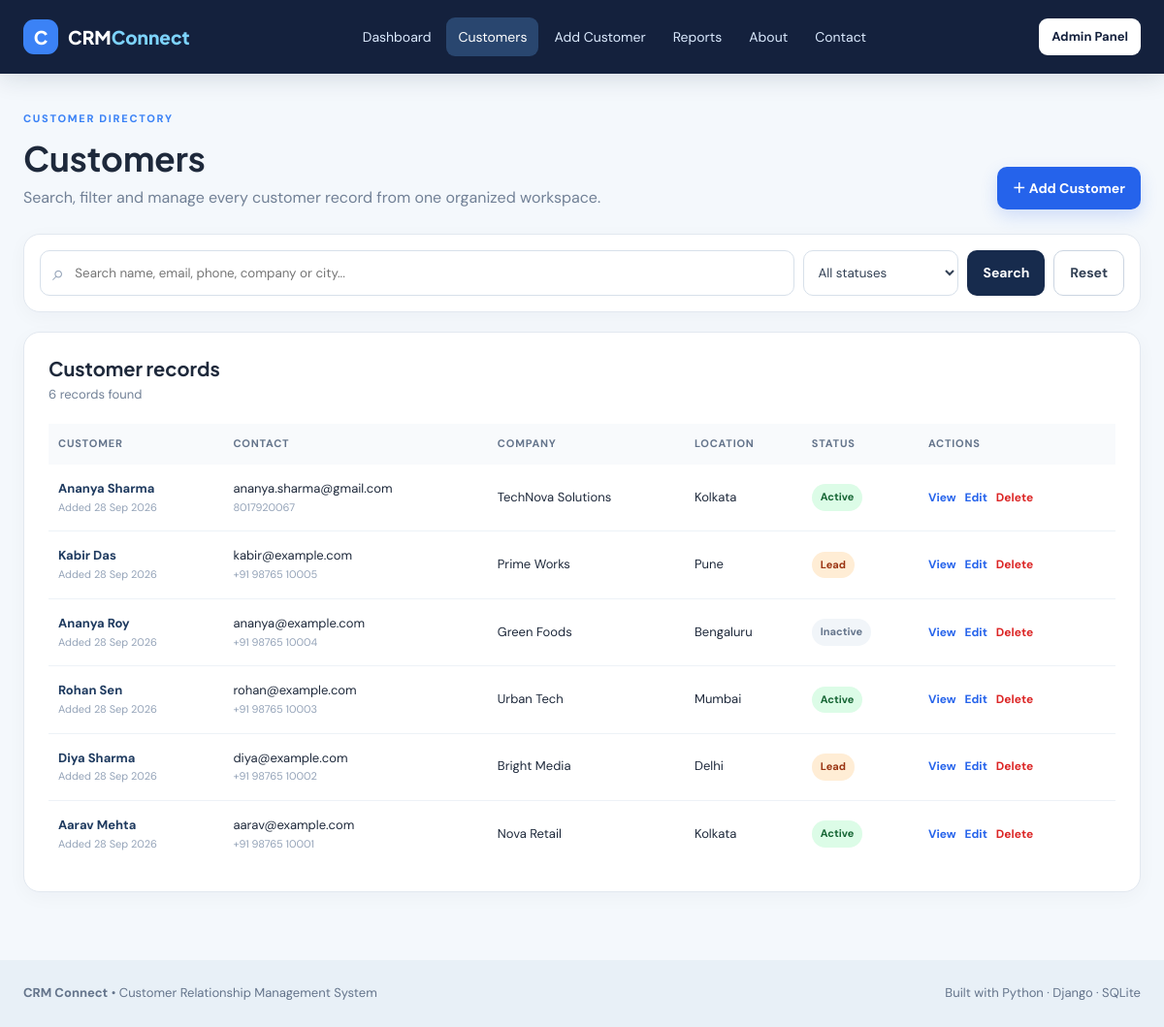
The app's page /customers/ with its own data.
### crm/models.py (models this page shows, shortened)
class Customer(models.Model):
    STATUS_CHOICES = [
        ("Active", "Active"),
        ("Lead", "Lead"),
        ("Inactive", "Inactive"),
    ]
    name = models.CharField(max_length=120)
    email = models.EmailField()
    phone = models.CharField(max_length=30)
    company = models.CharField(max_length=120, blank=True)
    address = models.TextField(blank=True)
    city = models.CharField(max_length=80, blank=True)
    status = models.CharField(max_length=20, choices=STATUS_CHOICES, default="Active")
    notes = models.TextField(blank=True)
    created_at = models.DateTimeField(auto_now_add=True)
    updated_at = models.DateTimeField(auto_now=True)
    class Meta:
        ordering = ["-created_at"]

### crm/views.py (the view, shortened to what this page needs)
# urls.py: path("customers/", views.customer_list, name="customer_list"),
def customer_list(request):
    query = request.GET.get("q", "").strip()
    status = request.GET.get("status", "").strip()
    customers = Customer.objects.all()
    if status in {"Active", "Lead", "Inactive"}:
        customers = customers.filter(status=status)
    return render(request, "customers/list.html", {
        "customers": customers,
        "query": query,
        "selected_status": status,
    })

### templates/customers/list.html (shortened to what this page needs)
{% extends "base.html" %}
{% block content %}
<div class="page-header">
  <div><p class="eyebrow">CUSTOMER DIRECTORY</p><h1>Customers</h1><p>Search, filter and manage every customer record from one organized workspace.</p></div>
  <a class="btn primary" href="{% url 'customer_create' %}">＋ Add Customer</a>
</div>
<div class="panel filter-panel">
<form method="get" class="search-form">
  <div class="search-box"><span>⌕</span><input type="text" name="q" value="{{ query }}" placeholder="Search name, email, phone, company or city..."></div>
  <select name="status"><option value="">All statuses</option></select>
  <button class="btn dark" type="submit">Search</button>
  <a class="btn outline" href="{% url 'customer_list' %}">Reset</a>
</form>
</div>
<div class="panel">
  <div class="panel-heading"><div><h2>Customer records</h2><p class="muted">{{ customers|length }} record{{ customers|length|pluralize }} found</p></div></div>
  {% if customers %}
  <div class="table-wrap"><table><thead><tr><th>Customer</th><th>Contact</th><th>Company</th><th>Location</th><th>Status</th><th>Actions</th></tr></thead><tbody>
  {% for customer in customers %}
  <tr>
    <td><a class="customer-name" href="{% url 'customer_detail' customer.pk %}">{{ customer.name }}</a><small>Added {{ customer.created_at|date:"d M Y" }}</small></td>
    <td>{{ customer.email }}<small>{{ customer.phone }}</small></td>
    <td>{{ customer.company|default:"—" }}</td><td>{{ customer.city|default:"—" }}</td>
    <td><span class="badge {{ customer.status|lower }}">{{ customer.status }}</span></td>
    <td class="actions"><a href="{% url 'customer_detail' customer.pk %}" title="View">View</a><a href="{% url 'customer_update' customer.pk %}" title="Edit">Edit</a><a class="danger-link" href="{% url 'customer_delete' customer.pk %}" title="Delete">Delete</a></td>
  </tr>
  {% endfor %}
  </tbody></table></div>
  {% else %}
  <div class="empty"><div class="empty-icon">⌕</div><h3>No matching customers</h3><p>Try changing your search or add a new customer record.</p><a class="btn primary" href="{% url 'customer_create' %}">Add Customer</a></div>
  {% endif %}
</div>
{% endblock %}

### templates/base.html (shortened to what this page needs)
{% load static %}
<!DOCTYPE html>
<html lang="en">
<head>
    <link rel="stylesheet" href="{% static 'css/style.css' %}">
</head>
<body>
<header class="topbar">
    <div class="nav-wrap">
        <a class="brand" href="{% url 'dashboard' %}">
            <span class="brand-icon">C</span>
            <span>CRM<span class="brand-accent">Connect</span></span>
        </a>
        <nav class="nav-links">
            <a href="{% url 'dashboard' %}" class="{% if request.resolver_match.url_name == 'dashboard' %}active{% endif %}">Dashboard</a>
            <a href="{% url 'customer_list' %}" class="{% if request.resolver_match.url_name == 'customer_list' or request.resolver_match.url_name == 'customer_detail' %}active{% endif %}">Customers</a>
            <a href="{% url 'customer_create' %}" class="{% if request.resolver_match.url_name == 'customer_create' %}active{% endif %}">Add Customer</a>
            <a href="{% url 'reports' %}" class="{% if request.resolver_match.url_name == 'reports' %}active{% endif %}">Reports</a>
            <a href="{% url 'about' %}" class="{% if request.resolver_match.url_name == 'about' %}active{% endif %}">About</a>
            <a href="{% url 'contact' %}" class="{% if request.resolver_match.url_name == 'contact' %}active{% endif %}">Contact</a>
        </nav>
        <a class="admin-link" href="/admin/">Admin Panel</a>
    </div>
</header>
<main class="page-shell">
    {% block content %}{% endblock %}
</main>
<footer class="footer">
    <div>
        <strong>CRM Connect</strong>
        <span> • Customer Relationship Management System</span>
    </div>
    <div>Built with Python · Django · SQLite</div>
</footer>
</body>
</html>

### static/css/style.css (style rules this page uses)
:root { --ink:#1e293b; --muted:#64748b; --line:#e2e8f0; --bg:#f4f8fc; --card:#ffffff; --blue:#2563eb; --blue2:#1d4ed8; --nav:#14213d; --teal:#0f766e; --green:#15803d; --orange:#c2410c; --purple:#7e22ce; --danger:#dc2626; }
* { box-sizing:border-box }
body { margin:0;background:var(--bg);color:var(--ink);font-family:"DM Sans",sans-serif;line-height:1.6 }
h1,h2,h3 { font-family:"Plus Jakarta Sans",sans-serif;line-height:1.2;margin-top:0 }
a { text-decoration:none;color:inherit }
.topbar { background:var(--nav);color:#fff;position:sticky;top:0;z-index:20;box-shadow:0 6px 25px rgba(20,33,61,.12) }
.nav-wrap { max-width:1240px;margin:auto;min-height:76px;padding:0 24px;display:flex;align-items:center;gap:25px }
.brand { font:800 19px "Plus Jakarta Sans";display:flex;align-items:center;gap:10px;white-space:nowrap }
.brand-icon { display:grid;place-items:center;width:36px;height:36px;border-radius:11px;background:#3b82f6 }
.brand-accent { color:#7dd3fc }
.nav-links { display:flex;align-items:center;gap:4px;flex:1;justify-content:center }
.nav-links a { padding:9px 12px;border-radius:9px;font-size:14px;color:#dbeafe }
.nav-links a:hover,.nav-links a.active { background:#29466f;color:#fff }
.admin-link { background:#fff;color:var(--nav);padding:9px 13px;border-radius:9px;font-weight:700;font-size:13px;white-space:nowrap }
.page-shell { max-width:1240px;margin:0 auto;padding:38px 24px 70px }
.footer { background:#e8f0f7;padding:24px max(24px,calc((100% - 1192px)/2));display:flex;justify-content:space-between;color:#64748b;font-size:13px }
.eyebrow { font-size:11px;letter-spacing:1.7px;font-weight:800;color:#3b82f6;margin:0 0 10px }
.btn { display:inline-flex;justify-content:center;align-items:center;border:0;border-radius:10px;padding:11px 16px;font-weight:700;font-family:inherit;cursor:pointer;font-size:14px }
.btn.primary { background:var(--blue);color:white;box-shadow:0 7px 18px rgba(37,99,235,.18) }
.btn.dark { background:#172b4d;color:#fff }
.btn.outline { background:white;border:1px solid #cbd5e1;color:#334155 }
.panel { background:var(--card);border:1px solid var(--line);border-radius:17px;padding:25px;box-shadow:0 5px 20px rgba(30,41,59,.035) }
.panel-heading { display:flex;justify-content:space-between;align-items:flex-start;margin-bottom:20px }
.panel h2 { font-size:20px;margin-bottom:5px }
.muted { color:#718096;font-size:13px;margin:0 }
.table-wrap { overflow-x:auto }
table { width:100%;border-collapse:collapse }
th { text-align:left;padding:12px 10px;background:#f8fafc;color:#64748b;font-size:11px;text-transform:uppercase;letter-spacing:.8px }
td { padding:15px 10px;border-bottom:1px solid #edf2f7;font-size:13px;vertical-align:middle }
tr:last-child td { border-bottom:0 }
.customer-name { display:block;font-weight:700;color:#1e3a5f }
td small { display:block;color:#94a3b8;font-size:11px }
.badge { display:inline-block;border-radius:20px;padding:5px 9px;font-size:11px;font-weight:700 }
.badge.active { background:#dcfce7;color:#166534 }
.badge.lead { background:#ffedd5;color:#9a3412 }
.badge.inactive { background:#f1f5f9;color:#64748b }
.actions { white-space:nowrap }
.actions a { font-size:12px;font-weight:700;color:#2563eb;margin-right:9px }
.actions .danger-link { color:#dc2626 }
.page-header { display:flex;justify-content:space-between;gap:25px;align-items:end;margin-bottom:25px }
.page-header h1 { font-size:35px;margin-bottom:7px }
.page-header p:not(.eyebrow) { color:#718096;margin:0;max-width:730px }
.filter-panel { margin-bottom:20px;padding:16px }
.search-form { display:grid;grid-template-columns:1fr 160px auto auto;gap:9px }
.search-box { border:1px solid #d7e0ea;border-radius:10px;background:white;display:flex;align-items:center;padding:0 12px }
.search-box span { font-size:22px;color:#94a3b8 }
.search-box input { border:0;outline:0;width:100%;padding:11px;font-family:inherit }
.search-form select { border:1px solid #d7e0ea;border-radius:10px;padding:0 10px;background:#fff;color:#334155;font-family:inherit }

### records on screen
Customer: name "Ananya Sharma", created_at "28 Sep 2026", email "ananya.sharma@gmail.com", phone "8017920067", company "TechNova Solutions", city "Kolkata", status "Active"
Customer: name "Kabir Das", created_at "28 Sep 2026", email "kabir@example.com", phone "+91 98765 10005", company "Prime Works", city "Pune", status "Lead"
Customer: name "Ananya Roy", created_at "28 Sep 2026", email "ananya@example.com", phone "+91 98765 10004", company "Green Foods", city "Bengaluru", status "Inactive"
Customer: name "Rohan Sen", created_at "28 Sep 2026", email "rohan@example.com", phone "+91 98765 10003", company "Urban Tech", city "Mumbai", status "Active"
Customer: name "Diya Sharma", created_at "28 Sep 2026", email "diya@example.com", phone "+91 98765 10002", company "Bright Media", city "Delhi", status "Lead"
Customer: name "Aarav Mehta", created_at "28 Sep 2026", email "aarav@example.com", phone "+91 98765 10001", company "Nova Retail", city "Kolkata", status "Active"

### other values on screen
{{ customers|length }} "6"
